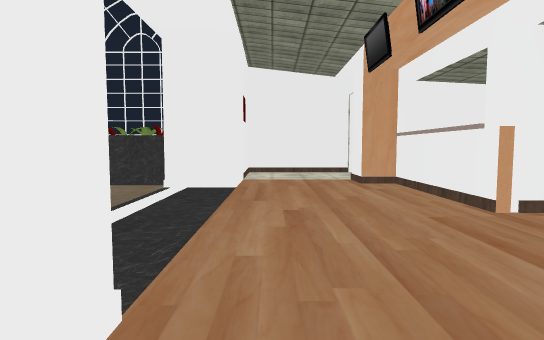
View 1 (above)

23 first-person views from a walk through a scene from a Unity 3-D project. The camera is 1.2 m above the floor, tilts 4° down and sees 80° across. The floor is counted in squares, 2 m on a side. Each view is taken from the middle of a square. On the plan, view 1 faces up. The plan holds only what a view shows up to about 10 squares ahead; the rest is blank. The place goes on beyond the plan. Door leaves are left out, so doorways stand open. Some surface patterns are stand-ins.

View 2
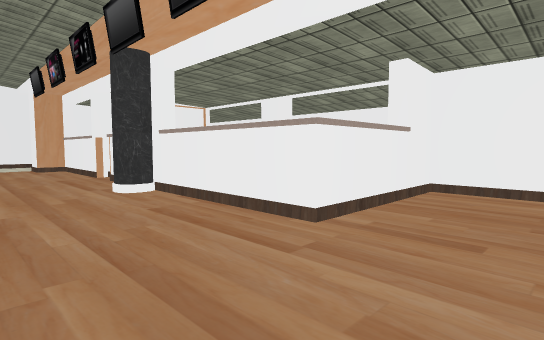

View 3
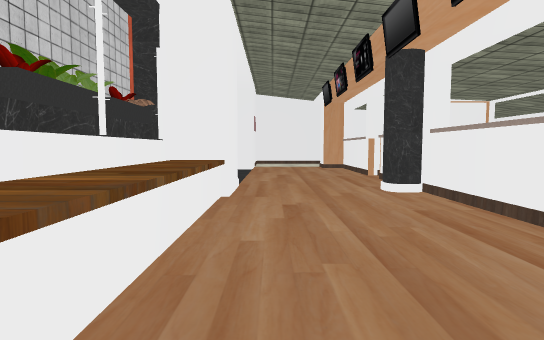

View 4
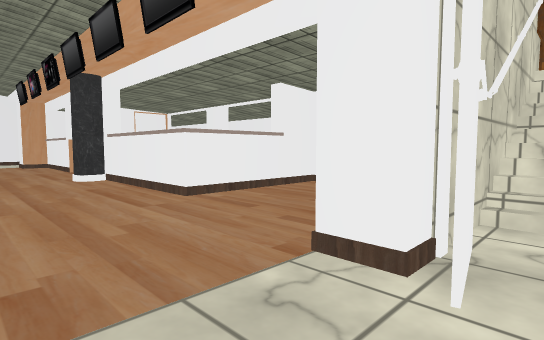

View 5
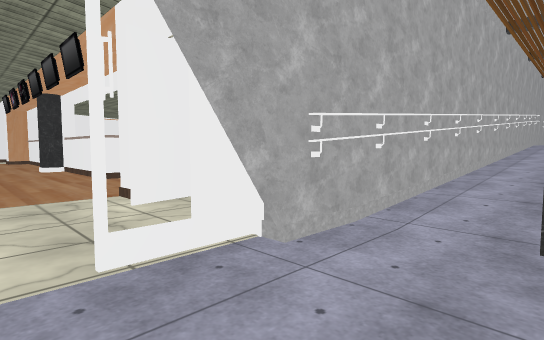

View 6
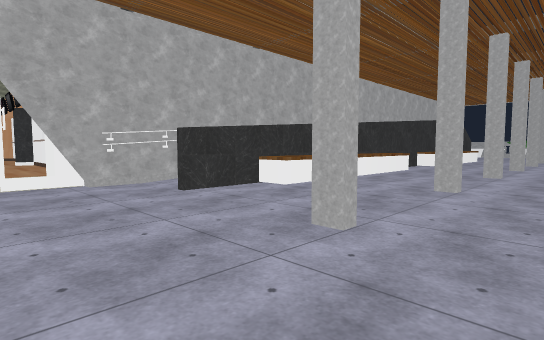

View 7
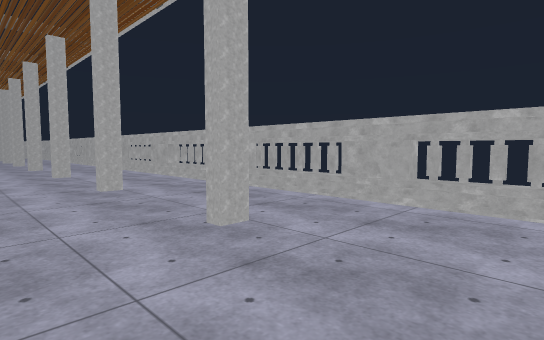

View 8
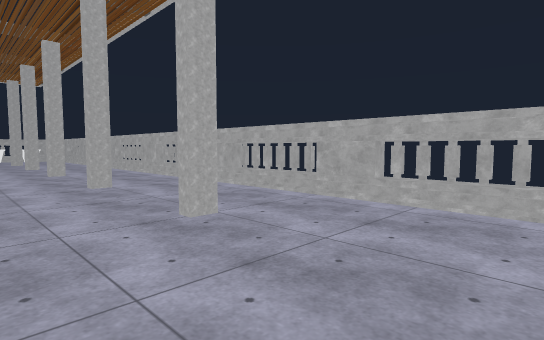

View 9
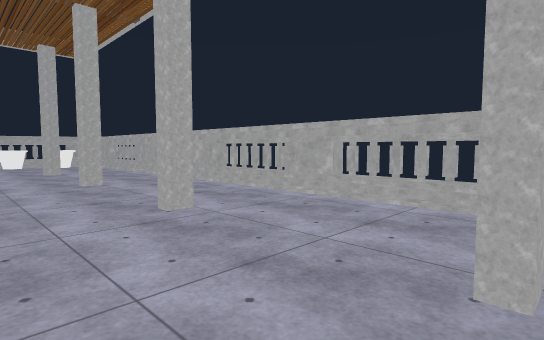

View 10
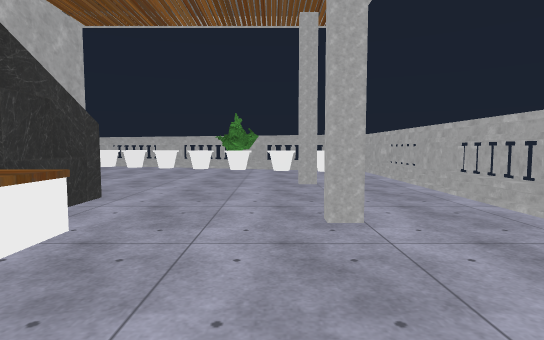

View 11
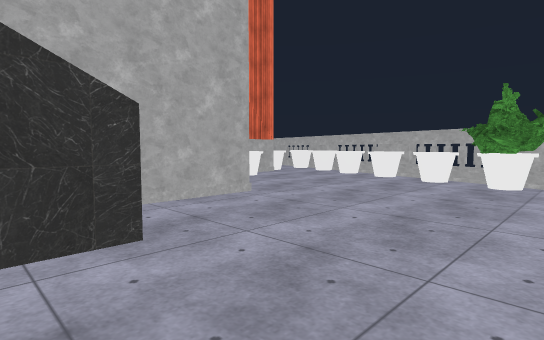

View 12
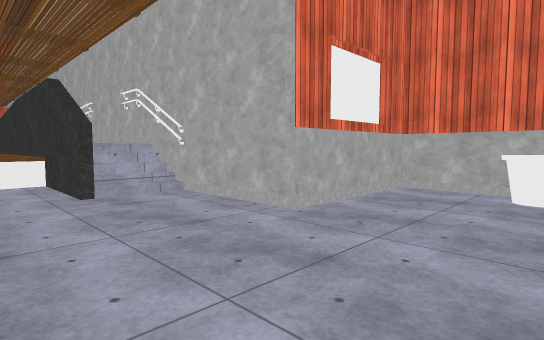

View 13
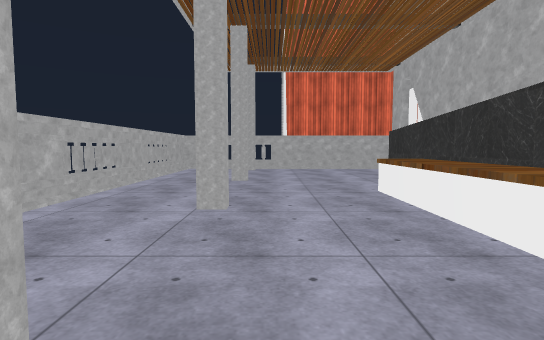

View 14
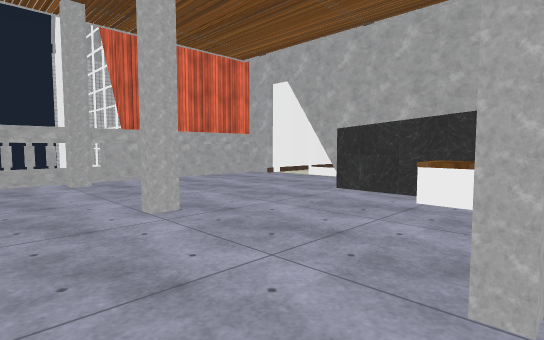

View 15
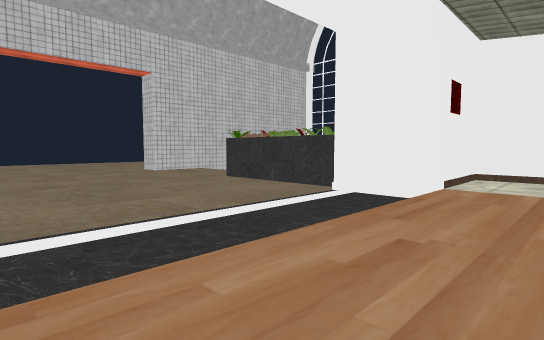

View 16
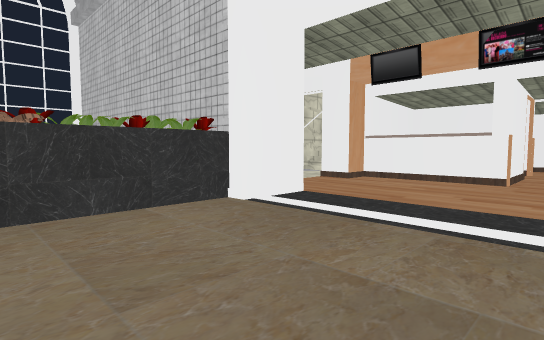

View 17
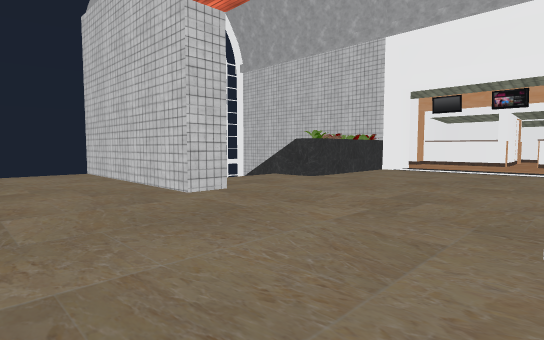

View 18
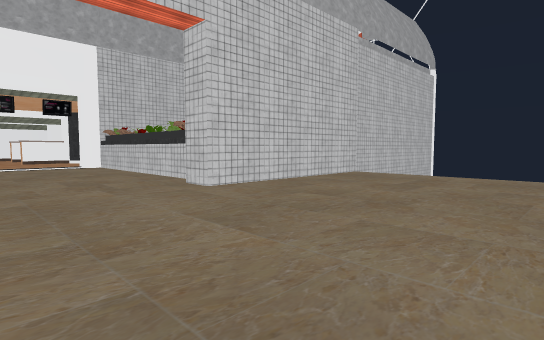

View 19
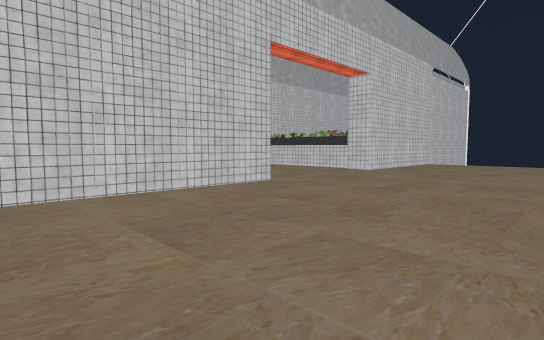

View 20
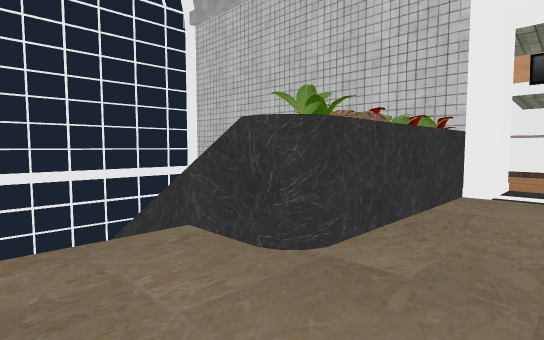

View 21
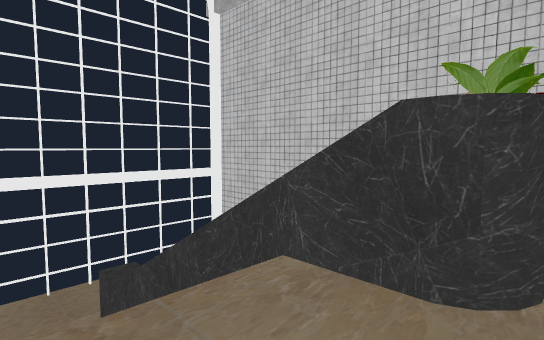

View 22
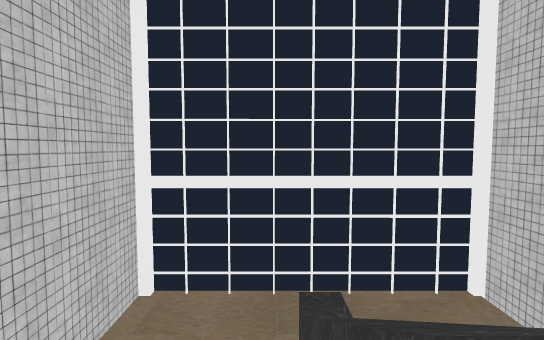

View 23
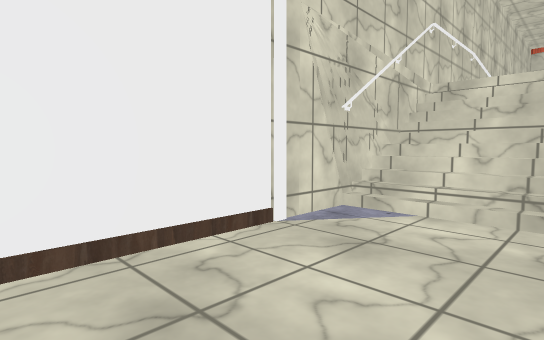

### Floor plan
Key: @ floor where view 1 was taken; # wall or solid block; . main floor; - floor 3.5 m lower than the main floor; / step, stairs or slope; D open door; = window, fence, low wall or low ledge; ^ raised ledge; B box; U bush; O other object.
Columns run from 12 left of view 1 to 24 right of it. Each row starts with its distance up from view 1.
 11      #==#=##
 10      #-----#
  9 .....# /#  #
  8 .....# /^ ####D######
  7 .....# /^ ##..D///
  6 .....#//^###..D###
  5 .....#..BOB#..##
  4 ...........D..#
  3 ...........D..D##D#
  2 ...........D..D
  1 .....#.....D..#
  0 .....##### #@.#
 -1 .....#     O..#
 -2  ....#     B..####
 -3  ....#      .....#
 -4      #      .....#
 -5            #..#####            ####^#
 -6            #...///             #.^.^#
 -7            #D##            #####...#
 -8            #..##############//....^#
 -9            #...##############/....^#
-10            #......................U#
-11            #.....................^##
-12            #..#..#..#.#..#..#.#..^#
-13            #......................#
-14            #######################

Positions as (right, up) in squares from view 1, and headings:
1: (0, 0), facing up
2: (0, -4), facing up-right
3: (0, -4), facing up
4: (0, -6), facing up-right
5: (0, -9), facing up-right
6: (0, -13), facing up-right
7: (0, -10), facing down-right
8: (5, -10), facing down-right
9: (10, -10), facing down-right
10: (13, -11), facing right
11: (16, -11), facing up-right
12: (21, -10), facing up-left
13: (8, -11), facing left
14: (5, -13), facing up-left
15: (1, 1), facing up-left
16: (-4, 2), facing up-right
17: (-10, 1), facing up-right
18: (-12, 4), facing down-right
19: (-12, 9), facing down-right
20: (-6, 4), facing up-right
21: (-6, 5), facing up-right
22: (-5, 6), facing up
23: (0, 6), facing up-right
